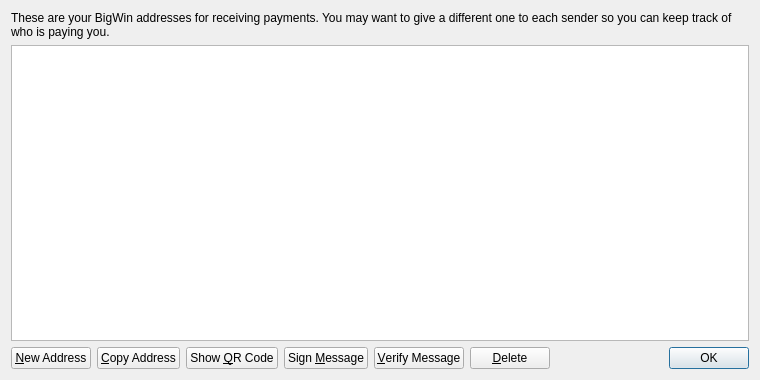
<?xml version="1.0" encoding="UTF-8"?>
<ui version="4.0">
 <class>AddressBookPage</class>
 <widget class="QWidget" name="AddressBookPage">
  <property name="geometry">
   <rect>
    <x>0</x>
    <y>0</y>
    <width>760</width>
    <height>380</height>
   </rect>
  </property>
  <property name="windowTitle">
   <string>Address Book</string>
  </property>
  <layout class="QVBoxLayout" name="verticalLayout">
   <item>
    <widget class="QLabel" name="labelExplanation">
     <property name="text">
      <string>These are your BigWin addresses for receiving payments. You may want to give a different one to each sender so you can keep track of who is paying you.</string>
     </property>
     <property name="textFormat">
      <enum>Qt::PlainText</enum>
     </property>
     <property name="wordWrap">
      <bool>true</bool>
     </property>
    </widget>
   </item>
   <item>
    <widget class="QTableView" name="tableView">
     <property name="contextMenuPolicy">
      <enum>Qt::CustomContextMenu</enum>
     </property>
     <property name="toolTip">
      <string>Double-click to edit address or label</string>
     </property>
     <property name="tabKeyNavigation">
      <bool>false</bool>
     </property>
     <property name="alternatingRowColors">
      <bool>true</bool>
     </property>
     <property name="selectionMode">
      <enum>QAbstractItemView::SingleSelection</enum>
     </property>
     <property name="selectionBehavior">
      <enum>QAbstractItemView::SelectRows</enum>
     </property>
     <property name="sortingEnabled">
      <bool>true</bool>
     </property>
     <attribute name="verticalHeaderVisible">
      <bool>false</bool>
     </attribute>
    </widget>
   </item>
   <item>
    <layout class="QHBoxLayout" name="horizontalLayout">
     <item>
      <widget class="QPushButton" name="newAddressButton">
       <property name="toolTip">
        <string>Create a new address</string>
       </property>
       <property name="text">
        <string>&amp;New Address</string>
       </property>
       <property name="icon">
        <iconset resource="../bitcoin.qrc">
         <normaloff>:/icons/add</normaloff>:/icons/add</iconset>
       </property>
      </widget>
     </item>
     <item>
      <widget class="QPushButton" name="copyToClipboard">
       <property name="toolTip">
        <string>Copy the currently selected address to the system clipboard</string>
       </property>
       <property name="text">
        <string>&amp;Copy Address</string>
       </property>
       <property name="icon">
        <iconset resource="../bitcoin.qrc">
         <normaloff>:/icons/editcopy</normaloff>:/icons/editcopy</iconset>
       </property>
      </widget>
     </item>
     <item>
      <widget class="QPushButton" name="showQRCode">
       <property name="text">
        <string>Show &amp;QR Code</string>
       </property>
       <property name="icon">
        <iconset resource="../bitcoin.qrc">
         <normaloff>:/icons/qrcode</normaloff>:/icons/qrcode</iconset>
       </property>
      </widget>
     </item>
     <item>
      <widget class="QPushButton" name="signMessage">
       <property name="toolTip">
        <string>Sign a message to prove you own a BigWin address</string>
       </property>
       <property name="text">
        <string>Sign &amp;Message</string>
       </property>
       <property name="icon">
        <iconset resource="../bitcoin.qrc">
         <normaloff>:/icons/edit</normaloff>:/icons/edit</iconset>
       </property>
      </widget>
     </item>
     <item>
      <widget class="QPushButton" name="verifyMessage">
       <property name="toolTip">
        <string>Verify a message to ensure it was signed with a specified BigWin address</string>
       </property>
       <property name="text">
        <string>&amp;Verify Message</string>
       </property>
       <property name="icon">
        <iconset resource="../bitcoin.qrc">
         <normaloff>:/icons/transaction_0</normaloff>:/icons/transaction_0</iconset>
       </property>
      </widget>
     </item>
     <item>
      <widget class="QPushButton" name="deleteButton">
       <property name="toolTip">
        <string>Delete the currently selected address from the list</string>
       </property>
       <property name="text">
        <string>&amp;Delete</string>
       </property>
       <property name="icon">
        <iconset resource="../bitcoin.qrc">
         <normaloff>:/icons/remove</normaloff>:/icons/remove</iconset>
       </property>
      </widget>
     </item>
     <item>
      <spacer name="horizontalSpacer">
       <property name="orientation">
        <enum>Qt::Horizontal</enum>
       </property>
       <property name="sizeHint" stdset="0">
        <size>
         <width>40</width>
         <height>20</height>
        </size>
       </property>
      </spacer>
     </item>
     <item>
      <widget class="QDialogButtonBox" name="buttonBox">
       <property name="sizePolicy">
        <sizepolicy hsizetype="Maximum" vsizetype="Fixed">
         <horstretch>0</horstretch>
         <verstretch>0</verstretch>
        </sizepolicy>
       </property>
       <property name="standardButtons">
        <set>QDialogButtonBox::Ok</set>
       </property>
      </widget>
     </item>
    </layout>
   </item>
  </layout>
 </widget>
 <resources>
  <include location="../bitcoin.qrc"/>
 </resources>
 <connections/>
</ui>
